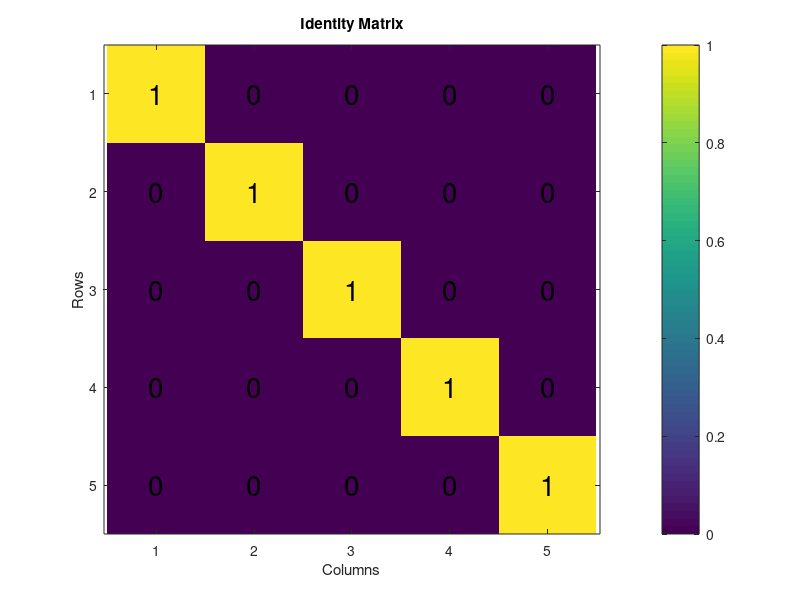

This figure's MATLAB source:
% Clear workspace, command window, and close all figures
clc; clear; close all;

%%%%%%% TODO %%%%%%%
% Create a 5x5 identity matrix
% Use function 'eye(row,col)'
% Refer to the lecture slide 17 
identityMatrix = eye(5, 5);
%%%%%%%%%%%%%%%%%%%%

% Create and visualize the identity matrix
figure;
imagesc(identityMatrix); % Display the matrix as a color image
title('Identity Matrix');
xlabel('Columns');
ylabel('Rows');
colorbar; % Show a color scale
axis equal tight; % Adjust axes to fit tightly around the data
% Add text annotations for each element in the identity matrix
[numRows, numCols] = size(identityMatrix);
for row = 1:numRows
    for col = 1:numCols
        text(col, row, num2str(identityMatrix(row, col), '%d'), ...
            'HorizontalAlignment', 'center', ...
            'VerticalAlignment', 'middle', ...
            'FontSize',20);
    end
end
